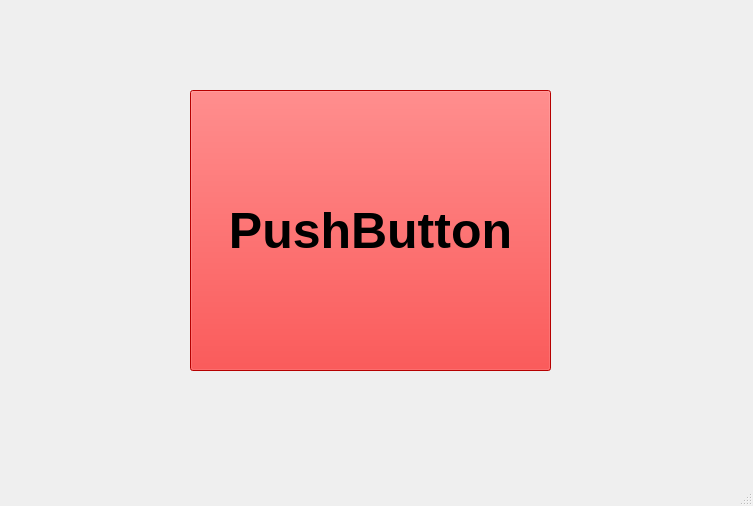
<?xml version="1.0" encoding="UTF-8"?>
<ui version="4.0">
 <class>MainWindow</class>
 <widget class="QMainWindow" name="MainWindow">
  <property name="geometry">
   <rect>
    <x>0</x>
    <y>0</y>
    <width>753</width>
    <height>506</height>
   </rect>
  </property>
  <property name="windowTitle">
   <string>MainWindow</string>
  </property>
  <property name="styleSheet">
   <string notr="true">background-image: url(:/newPrefix/다운로드.jpg);</string>
  </property>
  <widget class="QWidget" name="centralwidget">
   <widget class="QPushButton" name="pushButton">
    <property name="geometry">
     <rect>
      <x>190</x>
      <y>90</y>
      <width>361</width>
      <height>281</height>
     </rect>
    </property>
    <property name="styleSheet">
     <string notr="true">QPushButton#pushButton{
	font: 50px;
	font-weight: bold;
	background: red;
}
QPushButton#pushButton:pressed{
	font: 50px;
	color: white;
	font-weight: bold;
	background: blue;
}</string>
    </property>
    <property name="text">
     <string>PushButton</string>
    </property>
   </widget>
  </widget>
  <widget class="QMenuBar" name="menubar">
   <property name="geometry">
    <rect>
     <x>0</x>
     <y>0</y>
     <width>753</width>
     <height>21</height>
    </rect>
   </property>
  </widget>
  <widget class="QStatusBar" name="statusbar"/>
 </widget>
 <resources>
  <include location="bg.qrc"/>
 </resources>
 <connections/>
</ui>
